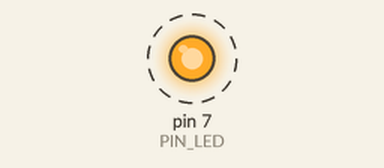
A sketch run on a simulated Arduino Uno, built with avr-gcc and run on an emulated ATmega328P. Parts: output pins drawn as LEDs (lit = HIGH). Dashed ring = blinking. What the sketch prints to the serial monitor is not drawn. At 2.1 s the program stops and its outputs stay as they are.

Above: at 1.05 s.
Timing chart, 0 to 3.6 s (numbered marks = the images above):
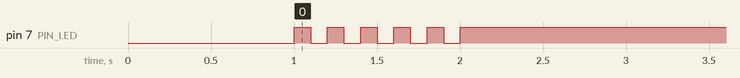

Measured:
- by itself, pin 7 (PIN_LED): alternates HIGH for 0.10 s and LOW for 0.10 s, 11 changes in all, then stays HIGH

The sketch:

05_practice_2.ino
```cpp
#define PIN_LED 7
unsigned int count, toggle;

void setup() {
  pinMode(PIN_LED, OUTPUT);
  Serial.begin(115200); // Initialize serial port
  while (!Serial) {
    ; // wait for serial port to connect.
  }
  Serial.println("Hello World!");
  Serial.print(count);
  Serial.println(toggle);

  count = toggle = 0;
  digitalWrite(PIN_LED, toggle); // turn off LED.
  delay(1000);

}


void loop() {
  if (count < 11) {
    Serial.print(++count);
    Serial.println(toggle);
    toggle = toggle_state(!toggle); // toggle LED value.
    digitalWrite(PIN_LED, toggle); // update LED status.
    delay(100);

  } else {
    digitalWrite(PIN_LED, toggle);
    while (1) {
    }

  }


}

int toggle_state(int toggle) {
  return toggle;

}
```
